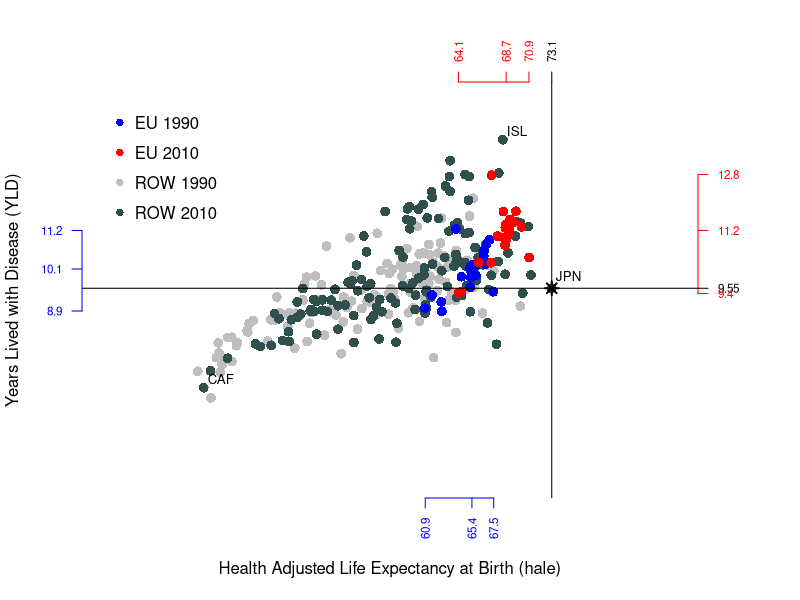
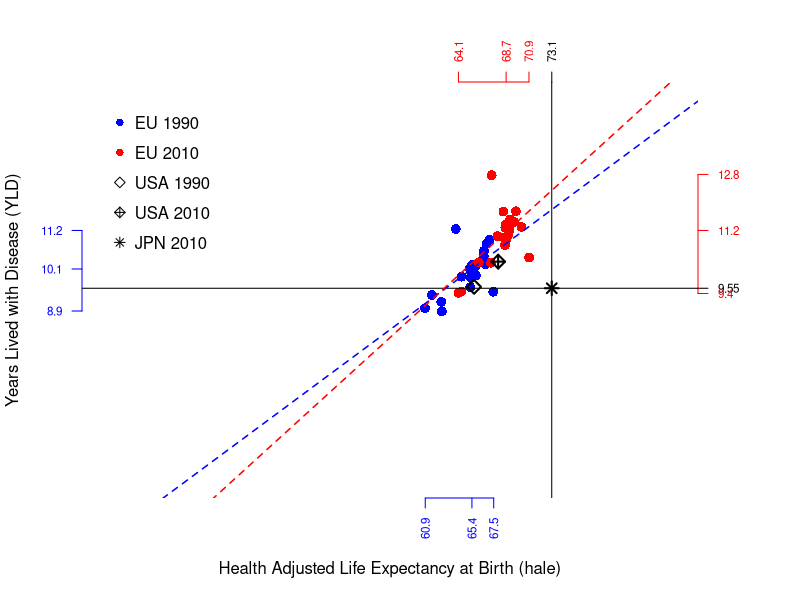
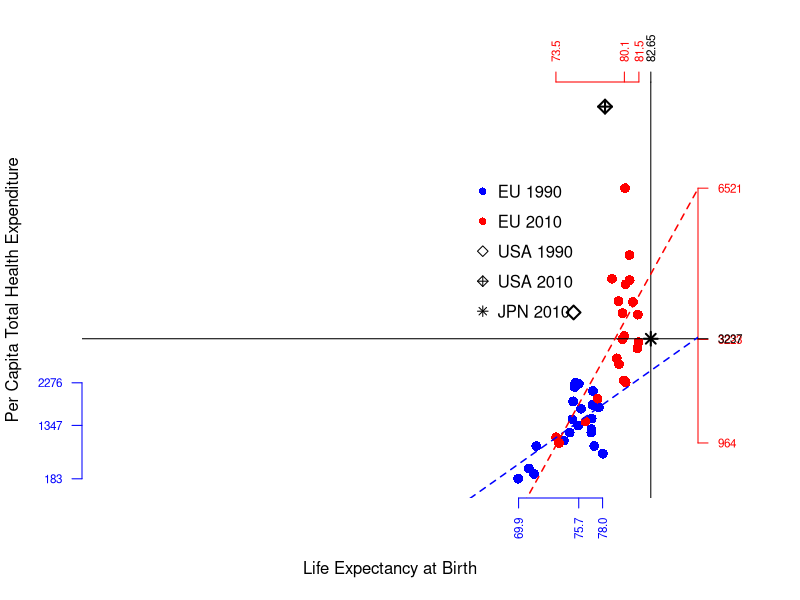
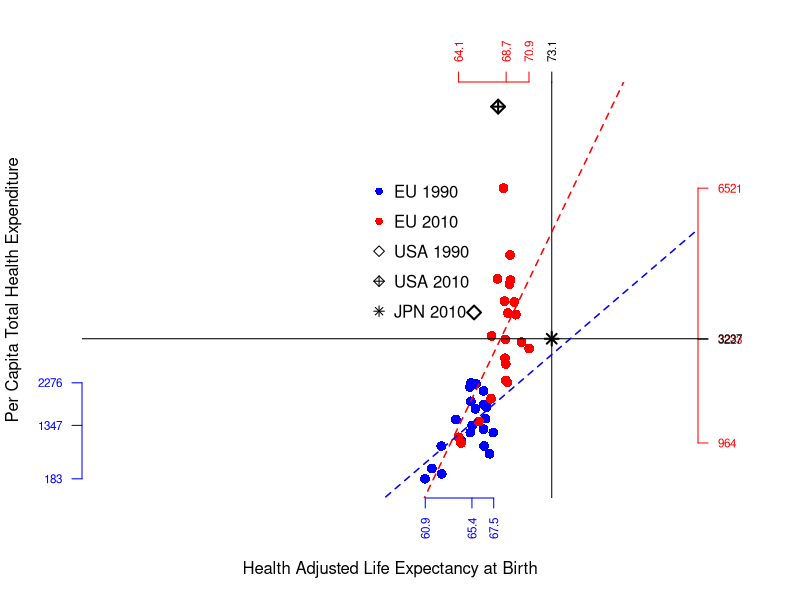
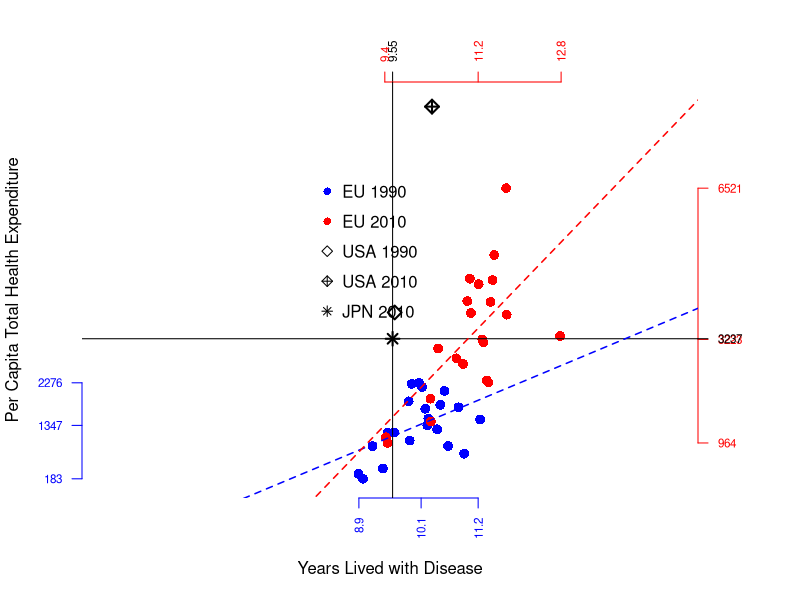
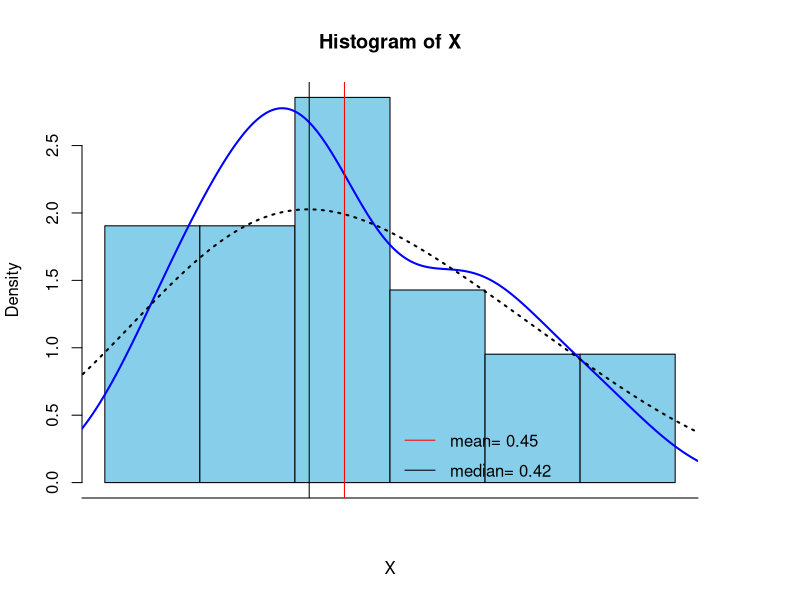

Source code (R) for these figures, in order:
## ---- chunk 1
knitr::opts_chunk$set(echo = TRUE)
require(data.table)

## ---- chunk 2


data.EU.1990 <- read.csv("Output_EU_1990.csv")
data.EU.2010 <- read.csv("Output_EU_2010.csv")
data.ROW.1990 <- read.csv("Output_ROW_1990.csv")
data.ROW.2010 <- read.csv("Output_ROW_2010.csv")

head(data.EU.1990)
head(data.EU.2010)
head(data.ROW.1990)
head(data.ROW.2010)

attach(data.EU.1990)
attach(data.EU.2010)
attach(data.ROW.1990)
attach(data.ROW.2010)

df.EU.1990 <- data.frame(country=data.EU.1990$country, le=data.EU.1990$le, hale=data.EU.1990$hale, yld=data.EU.1990$yld, the=data.EU.1990$the, gdp=data.EU.1990$gdp, the.gdp=data.EU.1990$the.gdp)

df.EU.2010 <- data.frame(country=data.EU.2010$country, le=data.EU.2010$le,hale=data.EU.2010$hale, yld=data.EU.2010$yld, the=data.EU.2010$the, gdp=data.EU.2010$gdp, the.gdp=data.EU.2010$the.gdp)

df.ROW.1990 <- data.frame(country=data.ROW.1990$country, le=data.ROW.1990$le,hale=data.ROW.1990$hale, yld=data.ROW.1990$yld, the=data.ROW.1990$the, gdp=data.ROW.1990$gdp, the.gdp=data.ROW.1990$the.gdp)

df.ROW.2010 <- data.frame(country=data.ROW.2010$country, le=data.ROW.2010$le,hale=data.ROW.2010$hale, yld=data.ROW.2010$yld, the=data.ROW.2010$the, gdp=data.ROW.2010$gdp, the.gdp=data.ROW.2010$the.gdp)

df.EU.1990
df.EU.2010
df.ROW.1990
df.ROW.2010

ID.ROW.1 <- "JPN"
ID.ROW.2 <- "USA"

# Constant Scale in Graphs

lim.le <- c(30, 85)
lim.yld <- c(4, 15)
lim.hale <- c(30, 85)
lim.the <- c(100, 8500)

## ---- chunk 3
par(mar=c(5, 4, 4, 5) + 0.1)

plot(df.ROW.1990$hale, df.ROW.1990$yld, xlab="Health Adjusted Life Expectancy at Birth (hale)", ylab="Years Lived with Disease (YLD)", type="p", col="grey", pch = 16, cex = 1.3, lty = "solid", lwd = 2, xlim=lim.hale, ylim=lim.yld, axes=FALSE, frame.plot=FALSE)

points(df.ROW.2010$hale, df.ROW.2010$yld, col="darkslategrey", pch = 16, cex = 1.3, lty = "solid", lwd = 2)


points(df.EU.1990$hale, df.EU.1990$yld, col="blue", pch = 16, cex = 1.3, lty = "solid", lwd = 2)

points(df.EU.2010$hale, df.EU.2010$yld,  col="red", pch = 16, cex = 1.3, lty = "solid", lwd = 2)

points(df.ROW.2010$hale[df.ROW.2010$country == ID.ROW.1], df.ROW.2010$yld[df.ROW.2010$country == ID.ROW.1], col="black", pch = 8, cex = 1.3, lty = "solid", lwd = 2)

axis(1, at=c(round(min(df.EU.1990$hale), 1), round(median(df.EU.1990$hale), 1), round(max(df.EU.1990$hale), 1)), col.axis="blue", col="blue", las=2, cex.axis=0.7,  tick=-.01)

axis(3, at=round(df.ROW.2010$hale[df.ROW.2010$country == ID.ROW.1], 2), col.axis="black", col="black", las=2, cex.axis=0.7,  tick=-.01)

axis(2, at=c(round(min(df.EU.1990$yld), 1), round(median(df.EU.1990$yld), 1), round(max(df.EU.1990$yld), 1)), col.axis="blue", col="blue",las=2, cex.axis=0.7, tick=-.01)

axis(4, at=round(df.ROW.2010$yld[df.ROW.2010$country == ID.ROW.1], 2), col.axis="black", col="black", las=2, cex.axis=0.7,  tick=-.01)

axis(3, at=c(round(min(df.EU.2010$hale), 1), round(median(df.EU.2010$hale), 1), round(max(df.EU.2010$hale), 1)), col.axis="red", col="red",las=2, cex.axis=0.7,  tick=-.01)

axis(4, at=c(round(min(df.EU.2010$yld), 1), round(median(df.EU.2010$yld), 1), round(max(df.EU.2010$yld), 1)), col.axis="red", col="red", las=2, cex.axis=0.7, tick=-.01)

legend(30, 15, c("EU 1990","EU 2010","ROW 1990", "ROW 2010"), col=c("blue", "red", "grey", "darkslategrey"), bty="n", y.intersp=1.5, pch=c(16,16,16,16), cex = 1)


text(df.ROW.2010$hale[df.ROW.2010$country == ID.ROW.1], df.ROW.2010$yld[df.ROW.2010$country == ID.ROW.1]+.3, labels=paste(ID.ROW.1, ""), cex= .8, pos=4, offset = .2)

abline(h=df.ROW.2010$yld[df.ROW.2010$country == ID.ROW.1], v=df.ROW.2010$hale[df.ROW.2010$country == ID.ROW.1], lty=1, lwd=1)

ID.min = df.ROW.2010$country[df.ROW.2010$yld == min(df.ROW.2010$yld)]
ID.min

ID.max = df.ROW.2010$country[df.ROW.2010$yld == max(df.ROW.2010$yld)]
ID.max

text(df.ROW.2010$hale[df.ROW.2010$country == ID.min], df.ROW.2010$yld[df.ROW.2010$country == ID.min]+.2, labels=ID.min, cex= .8, pos=4, offset = .2)

text(df.ROW.2010$hale[df.ROW.2010$country == ID.max], df.ROW.2010$yld[df.ROW.2010$country == ID.max]+.2, labels=ID.max, cex= .8, pos=4, offset = .2)

## ---- chunk 4
par(mar=c(5, 4, 4, 5) + 0.1)

plot(df.EU.1990$hale, df.EU.1990$yld, xlab="Health Adjusted Life Expectancy at Birth (hale)", ylab="Years Lived with Disease (YLD)", col="blue", pch = 16, cex = 1.3, lty = "solid", lwd = 2, xlim=lim.hale, ylim=lim.yld, axes=FALSE, frame.plot=FALSE)

points(df.EU.2010$hale, df.EU.2010$yld,  col="red", pch = 16, cex = 1.3, lty = "solid", lwd = 2)

points(df.ROW.1990$hale[df.ROW.1990$country == ID.ROW.2], df.ROW.1990$yld[df.ROW.1990$country == ID.ROW.2],  col="black", pch = 5, cex = 1.3, lty = "solid", lwd = 2)

points(df.ROW.2010$hale[df.ROW.2010$country == ID.ROW.2], df.ROW.2010$yld[df.ROW.2010$country == ID.ROW.2],  col="black", pch = 9, cex = 1.3, lty = "solid", lwd = 2)

axis(1, at=c(round(min(df.EU.1990$hale), 1), round(median(df.EU.1990$hale), 1), round(max(df.EU.1990$hale), 1)), col.axis="blue", col="blue", las=2, cex.axis=0.7,  tick=-.01)

axis(3, at=round(df.ROW.2010$hale[df.ROW.2010$country == ID.ROW.1], 2), col.axis="black", col="black", las=2, cex.axis=0.7,  tick=-.01)

axis(2, at=c(round(min(df.EU.1990$yld), 1), round(median(df.EU.1990$yld), 1), round(max(df.EU.1990$yld), 1)), col.axis="blue", col="blue",las=2, cex.axis=0.7, tick=-.01)

axis(4, at=round(df.ROW.2010$yld[df.ROW.2010$country == ID.ROW.1], 2), col.axis="black", col="black", las=2, cex.axis=0.7,  tick=-.01)

axis(3, at=c(round(min(df.EU.2010$hale), 1), round(median(df.EU.2010$hale), 1), round(max(df.EU.2010$hale), 1)), col.axis="red", col="red",las=2, cex.axis=0.7,  tick=-.01)

axis(4, at=c(round(min(df.EU.2010$yld), 1), round(median(df.EU.2010$yld), 1), round(max(df.EU.2010$yld), 1)), col.axis="red", col="red", las=2, cex.axis=0.7, tick=-.01)

legend(30, 15, c("EU 1990","EU 2010","USA 1990", "USA 2010", "JPN 2010"), col=c("blue", "red", "black", "black", "black"), bty="n", y.intersp=1.5, pch=c(16,16, 5, 9, 8), cex = 1)

points(df.ROW.2010$hale[df.ROW.2010$country == ID.ROW.1], df.ROW.2010$yld[df.ROW.2010$country == ID.ROW.1], col="black", pch = 8, cex = 1.3, lty = "solid", lwd = 2)

abline(h=df.ROW.2010$yld[df.ROW.2010$country == ID.ROW.1], v=df.ROW.2010$hale[df.ROW.2010$country == ID.ROW.1], lty=1, lwd=1)


fun.EU.1990 <- lm(df.EU.1990$yld ~ df.EU.1990$hale)
abline(fun.EU.1990, lty = 2, col="blue", lwd=1.5)
summary(fun.EU.1990)
confint(fun.EU.1990)

fun.EU.2010 <- lm(df.EU.2010$yld ~ df.EU.2010$hale)
abline(fun.EU.2010, lty = 2, col="red", lwd=1.5)
summary(fun.EU.2010)
confint(fun.EU.2010)

## ---- chunk 5
par(mar=c(5, 4, 4, 5) + 0.1)

plot(df.EU.1990$le, df.EU.1990$the, xlab="Life Expectancy at Birth", ylab="Per Capita Total Health Expenditure", col="blue", pch = 16, cex = 1.3, lty = "solid", lwd = 2, xlim=lim.le, ylim=lim.the, axes=FALSE, frame.plot=FALSE)

points(df.EU.2010$le, df.EU.2010$the,  col="red", pch = 16, cex = 1.3, lty = "solid", lwd = 2)

points(df.ROW.1990$le[df.ROW.1990$country == ID.ROW.2], df.ROW.1990$the[df.ROW.1990$country == ID.ROW.2],  col="black", pch = 5, cex = 1.3, lty = "solid", lwd = 2)

points(df.ROW.2010$le[df.ROW.2010$country == ID.ROW.2], df.ROW.2010$the[df.ROW.2010$country == ID.ROW.2],  col="black", pch = 9, cex = 1.3, lty = "solid", lwd = 2)

legend(65, 7000, c("EU 1990","EU 2010","USA 1990", "USA 2010", "JPN 2010"), col=c("blue", "red", "black", "black", "black"), bty="n", y.intersp=1.5, pch=c(16,16, 5, 9, 8), cex = 1)

axis(1, at=c(round(min(df.EU.1990$le), 1), round(median(df.EU.1990$le), 1), round(max(df.EU.1990$le), 1)), col.axis="blue", col="blue", las=2, cex.axis=0.7,  tick=-.01)

axis(3, at=round(df.ROW.2010$le[df.ROW.2010$country == ID.ROW.1], 2), col.axis="black", col="black",las=2, cex.axis=0.7, tick=-.01)


low.the.1990 <- round(min(df.EU.1990$the), 0)
median.the.1990 <- round(median(df.EU.1990$the), 0)
high.the.1990 <- round(max(df.EU.1990$the), 0)

axis(2, at=c(low.the.1990,median.the.1990, high.the.1990), col.axis="blue", col="blue",las=2, cex.axis=0.7, tick=-.01)

axis(3, at=c(round(min(df.EU.2010$le), 1), round(median(df.EU.2010$le), 1), round(max(df.EU.2010$le), 1)), col.axis="red", col="red", las=2, cex.axis=0.7, tick=-.01)

low.the.2010 <- round(min(df.EU.2010$the), 0)
median.the.2010 <- round(median(df.EU.2010$the), 0)
high.the.2010 <- round(max(df.EU.2010$the), 0)
japan.the.2010 <- round(df.ROW.2010$the[df.ROW.2010$country == ID.ROW.1], 1)

axis(4, at=c(low.the.2010,median.the.2010, high.the.2010), col.axis="red", col="red",las=2, cex.axis=0.7, tick=-.01)

axis(4, at=japan.the.2010, col.axis="black", col="black",las=2, cex.axis=0.7, tick=-.01)

points(df.ROW.2010$le[df.ROW.2010$country == ID.ROW.1], df.ROW.2010$the[df.ROW.2010$country == ID.ROW.1], col="black", pch = 8, cex = 1.3, lty = "solid", lwd = 2)

abline(h=df.ROW.2010$the[df.ROW.2010$country == ID.ROW.1], v=df.ROW.2010$le[df.ROW.2010$country == ID.ROW.1], lty=1, lwd=1)


fun.EU.1990 <- lm(df.EU.1990$the ~ df.EU.1990$le)
abline(fun.EU.1990, lty = 2, col="blue", lwd=1.5)

fun.EU.2010 <- lm(df.EU.2010$the ~ df.EU.2010$le)
abline(fun.EU.2010, lty = 2, col="red", lwd=1.5)

summary(fun.EU.1990)
summary(fun.EU.2010)

confint(fun.EU.1990)
confint(fun.EU.2010)

## ---- chunk 6
par(mar=c(5, 4, 4, 5) + 0.1)

plot(df.EU.1990$hale, df.EU.1990$the, xlab="Health Adjusted Life Expectancy at Birth", ylab="Per Capita Total Health Expenditure", col="blue", pch = 16, cex = 1.3, lty = "solid", lwd = 2, xlim=lim.hale, ylim=lim.the, axes=FALSE, frame.plot=FALSE)

points(df.EU.2010$hale, df.EU.2010$the,  col="red", pch = 16, cex = 1.3, lty = "solid", lwd = 2)

points(df.ROW.1990$hale[df.ROW.1990$country == ID.ROW.2], df.ROW.1990$the[df.ROW.1990$country == ID.ROW.2],  col="black", pch = 5, cex = 1.3, lty = "solid", lwd = 2)

points(df.ROW.2010$hale[df.ROW.2010$country == ID.ROW.2], df.ROW.2010$the[df.ROW.2010$country == ID.ROW.2],  col="black", pch = 9, cex = 1.3, lty = "solid", lwd = 2)

legend(55, 7000, c("EU 1990","EU 2010","USA 1990", "USA 2010", "JPN 2010"), col=c("blue", "red", "black", "black", "black"), bty="n", y.intersp=1.5, pch=c(16,16, 5, 9, 8), cex = 1)

axis(1, at=c(round(min(df.EU.1990$hale), 1), round(median(df.EU.1990$hale), 1), round(max(df.EU.1990$hale), 1)), col.axis="blue", col="blue", las=2, cex.axis=0.7,  tick=-.01)

axis(3, at=round(df.ROW.2010$hale[df.ROW.2010$country == ID.ROW.1], 2), col.axis="black", col="black",las=2, cex.axis=0.7, tick=-.01)


low.the.1990 <- round(min(df.EU.1990$the), 0)
median.the.1990 <- round(median(df.EU.1990$the), 0)
high.the.1990 <- round(max(df.EU.1990$the), 0)

axis(2, at=c(low.the.1990,median.the.1990, high.the.1990), col.axis="blue", col="blue",las=2, cex.axis=0.7, tick=-.01)

axis(3, at=c(round(min(df.EU.2010$hale), 1), round(median(df.EU.2010$hale), 1), round(max(df.EU.2010$hale), 1)), col.axis="red", col="red", las=2, cex.axis=0.7, tick=-.01)

low.the.2010 <- round(min(df.EU.2010$the), 0)
median.the.2010 <- round(median(df.EU.2010$the), 0)
high.the.2010 <- round(max(df.EU.2010$the), 0)
japan.the.2010 <- round(df.ROW.2010$the[df.ROW.2010$country == ID.ROW.1], 1)

axis(4, at=c(low.the.2010,median.the.2010, high.the.2010), col.axis="red", col="red",las=2, cex.axis=0.7, tick=-.01)

axis(4, at=japan.the.2010, col.axis="black", col="black",las=2, cex.axis=0.7, tick=-.01)

points(df.ROW.2010$hale[df.ROW.2010$country == ID.ROW.1], df.ROW.2010$the[df.ROW.2010$country == ID.ROW.1], col="black", pch = 8, cex = 1.3, lty = "solid", lwd = 2)

abline(h=df.ROW.2010$the[df.ROW.2010$country == ID.ROW.1], v=df.ROW.2010$hale[df.ROW.2010$country == ID.ROW.1], lty=1, lwd=1)


fun.EU.1990 <- lm(df.EU.1990$the ~ df.EU.1990$hale)
abline(fun.EU.1990, lty = 2, col="blue", lwd=1.5)

fun.EU.2010 <- lm(df.EU.2010$the ~ df.EU.2010$hale)
abline(fun.EU.2010, lty = 2, col="red", lwd=1.5)

summary(fun.EU.1990)
summary(fun.EU.2010)

confint(fun.EU.1990)
confint(fun.EU.2010)

## ---- chunk 7
par(mar=c(5, 4, 4, 5) + 0.1)

plot(df.EU.1990$yld, df.EU.1990$the, xlab="Years Lived with Disease", ylab="Per Capita Total Health Expenditure", col="blue", pch = 16, cex = 1.3, lty = "solid", lwd = 2, xlim=lim.yld, ylim=lim.the, axes=FALSE, frame.plot=FALSE)

points(df.EU.2010$yld, df.EU.2010$the,  col="red", pch = 16, cex = 1.3, lty = "solid", lwd = 2)

points(df.ROW.1990$yld[df.ROW.1990$country == ID.ROW.2], df.ROW.1990$the[df.ROW.1990$country == ID.ROW.2],  col="black", pch = 5, cex = 1.3, lty = "solid", lwd = 2)

points(df.ROW.2010$yld[df.ROW.2010$country == ID.ROW.2], df.ROW.2010$the[df.ROW.2010$country == ID.ROW.2],  col="black", pch = 9, cex = 1.3, lty = "solid", lwd = 2)

legend(8, 7000, c("EU 1990","EU 2010","USA 1990", "USA 2010", "JPN 2010"), col=c("blue", "red", "black", "black", "black"), bty="n", y.intersp=1.5, pch=c(16,16, 5, 9, 8), cex = 1)

axis(1, at=c(round(min(df.EU.1990$yld), 1), round(median(df.EU.1990$yld), 1), round(max(df.EU.1990$yld), 1)), col.axis="blue", col="blue", las=2, cex.axis=0.7,  tick=-.01)

axis(3, at=round(df.ROW.2010$yld[df.ROW.2010$country == ID.ROW.1], 2), col.axis="black", col="black",las=2, cex.axis=0.7, tick=-.01)


low.the.1990 <- round(min(df.EU.1990$the), 0)
median.the.1990 <- round(median(df.EU.1990$the), 0)
high.the.1990 <- round(max(df.EU.1990$the), 0)

axis(2, at=c(low.the.1990,median.the.1990, high.the.1990), col.axis="blue", col="blue",las=2, cex.axis=0.7, tick=-.01)

axis(3, at=c(round(min(df.EU.2010$yld), 1), round(median(df.EU.2010$yld), 1), round(max(df.EU.2010$yld), 1)), col.axis="red", col="red", las=2, cex.axis=0.7, tick=-.01)

low.the.2010 <- round(min(df.EU.2010$the), 0)
median.the.2010 <- round(median(df.EU.2010$the), 0)
high.the.2010 <- round(max(df.EU.2010$the), 0)
japan.the.2010 <- round(df.ROW.2010$the[df.ROW.2010$country == ID.ROW.1], 1)

axis(4, at=c(low.the.2010,median.the.2010, high.the.2010), col.axis="red", col="red",las=2, cex.axis=0.7, tick=-.01)

axis(4, at=japan.the.2010, col.axis="black", col="black",las=2, cex.axis=0.7, tick=-.01)

points(df.ROW.2010$yld[df.ROW.2010$country == ID.ROW.1], df.ROW.2010$the[df.ROW.2010$country == ID.ROW.1], col="black", pch = 8, cex = 1.3, lty = "solid", lwd = 2)

abline(h=df.ROW.2010$the[df.ROW.2010$country == ID.ROW.1], v=df.ROW.2010$yld[df.ROW.2010$country == ID.ROW.1], lty=1, lwd=1)


fun.EU.1990 <- lm(df.EU.1990$the ~ df.EU.1990$yld)
abline(fun.EU.1990, lty = 2, col="blue", lwd=1.5)

fun.EU.2010 <- lm(df.EU.2010$the ~ df.EU.2010$yld)
abline(fun.EU.2010, lty = 2, col="red", lwd=1.5)

summary(fun.EU.1990)
summary(fun.EU.2010)

confint(fun.EU.1990)
confint(fun.EU.2010)

## ---- chunk 8
df.sust.EU <- data.frame(Country=df.EU.2010$country)



df.sust.EU$DELTA_HALE <- round((df.EU.2010$hale - df.EU.1990$hale) / df.EU.1990$hale, 3) * 100

df.sust.EU$DELTA_YLD <- round((df.EU.2010$yld - df.EU.1990$yld) / df.EU.1990$yld, 3) * 100

df.sust.EU$QUALITYe <- round(df.sust.EU$DELTA_HALE / df.sust.EU$DELTA_YLD, 3)



df.sust.EU$DELTA_THE <- round((df.EU.2010$the - df.EU.1990$the) / df.EU.1990$the, 3)  * 100

df.sust.EU$DELTA_GDP <- round((df.EU.2010$gdp - df.EU.1990$gdp) / df.EU.1990$gdp, 3)  * 100

df.sust.EU$COSTe <- round(df.sust.EU$DELTA_THE / df.sust.EU$DELTA_GDP, 3)



df.sust.EU$VALUEe <- round(df.sust.EU$QUALITYe / df.sust.EU$COSTe, 3)



print(df.sust.EU, row.names = F)

(ID.EU.Value <- df.sust.EU$Country[df.sust.EU$VALUEe == max(df.sust.EU$VALUEe)])

X <- df.sust.EU$VALUEe

hist(X, prob=TRUE, col="skyblue", border="black", las=1, axes=F, breaks=5)
axis(1, at=0:1)
axis(2)
lines(density(X), col="blue", lwd=2) 
lines(density(X, adjust=2), lty="dotted", col="black", lwd=2)
abline(v=mean(X), col="red", lwd=1)
abline(v=median(X), col="black", lty=1, lwd=1)
legend(.5, .5, c(paste("mean=", round(mean(X),2)),paste("median=", round(median(X),2))), col=c("red", "black"), bty="n", y.intersp=1.5, lty=c(1,1), cex = 1, lwd=1)

summary(X)
## ---- chunk 9
USA.DELTA_HALE <- (df.ROW.2010$hale[df.ROW.2010$country == ID.ROW.2] - df.ROW.1990$hale[df.ROW.1990$country == ID.ROW.2]) / (df.ROW.1990$hale[df.ROW.1990$country == ID.ROW.2]) * 100

USA.DELTA_YLD <- (df.ROW.2010$yld[df.ROW.2010$country == ID.ROW.2] - df.ROW.1990$yld[df.ROW.1990$country == ID.ROW.2]) / (df.ROW.1990$yld[df.ROW.1990$country == ID.ROW.2])* 100

USA.DELTA_THE <- (df.ROW.2010$the[df.ROW.2010$country == ID.ROW.2] - df.ROW.1990$the[df.ROW.1990$country == ID.ROW.2]) / (df.ROW.1990$the[df.ROW.1990$country == ID.ROW.2])* 100

USA.DELTA_GDP <- (df.ROW.2010$gdp[df.ROW.2010$country == ID.ROW.2] - df.ROW.1990$gdp[df.ROW.1990$country == ID.ROW.2]) / (df.ROW.1990$gdp[df.ROW.1990$country == ID.ROW.2])* 100

USA_QUALITYe <- USA.DELTA_HALE / USA.DELTA_YLD

USA_COSTe <- USA.DELTA_THE / USA.DELTA_GDP

USA_VALUEe <- USA_QUALITYe /  USA_COSTe

df.sust.USA <- data.frame(DELTA_HALE=USA.DELTA_HALE,DELTA_YLD= USA.DELTA_YLD, QUALITYe=USA_QUALITYe, DELTA_THE=USA.DELTA_THE,DELTA_GDP=USA.DELTA_GDP, COSTe=USA_COSTe, VALUEe=USA_VALUEe)

df.sust.USA
